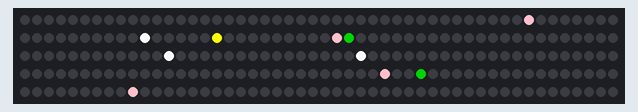
A sketch run on a simulated ESP32. On the bench: 250 RGB LEDs in strip order, left to right, continuing on the next row. Random numbers use the default seed unless the sketch sets one.

Above: at 0.54 s.

The sketch:

sketch_star_simple.ino
```cpp
// 1. Install ESP32 support for Arduino IDE
// 2. Install fastled (sketch -> include library -> fastled)
// 3. Choose ESP32 DEV module

// -------------------- INCLUDES ------------------------------
#include "FastLED.h"

// -------------------- DEFINE CONSTANTS ----------------------
// LED AND PIN_BUTTON ARE SWITCHED FOR ONE MODEL (23 and 18)
#define PIN_LED_STRIP 23
// #define PIN_BUTTON 18
// Number of LEDs on the LED strip
#define N_LEDS 250
// ANIMATION CONSTANTS
#define N_STAR 10

// -------------------- SETUP VARIABLES -----------------------
// CRGB is a class from the FastLED package, containing a value for R, G and B.
// pixel_buffer contains the data that will be written regularly to the LED strip.
CRGB pixel_buffer[N_LEDS];

// -------------------- CLASSES ---------------------------
// -------------------- CLASS STAR
CRGB COLORS_TO_CHOSE_FROM[5] = {CRGB::Yellow, CRGB::Red, CRGB::Pink, CRGB::White, CRGB::Green};
class Star
{
public:
  Star();
  void random_init();
  void update();
  uint16_t pos;
  int32_t lifetime;
  CRGB color;
};

Star::Star(){}

void Star::random_init()
{
  lifetime = random(20, 300);
  pos = random(N_LEDS);
  // Get a random rainbow color.
  color = COLORS_TO_CHOSE_FROM[random(5)];

}

void Star::update()
{

  lifetime = lifetime - 1;
  if (lifetime <= 0)
  {
    random_init();
  }
}

// -------------------- SETUP -----------------------------

// ANIMATION SETUP
Star stars[N_STAR];

void setup() {
  // put your setup code here, to run once:

  // Define LED type, pin and array to use for the data
  FastLED.addLeds<WS2812B, PIN_LED_STRIP, GRB>(pixel_buffer, N_LEDS);

  // ANIMATION SETUP
  for (int i_star = 0; i_star < N_STAR; i_star++) {
    stars[i_star].random_init();
  }
}


// -------------------- LOOP ------------------------------

void loop() {
  // put your main code here, to run repeatedly:

  for (uint8_t i_star = 0; i_star < N_STAR; i_star++)
  {
    stars[i_star].update();
    pixel_buffer[stars[i_star].pos] = stars[i_star].color;
  }

  // Write pixel buffer to the LED strip.
  FastLED.show();

  // RESET PIXEL BUFFER
  for (uint16_t i_led = 0; i_led < N_LEDS; i_led++)
  {
    pixel_buffer[i_led] = CRGB::Black;
  }
}
```
